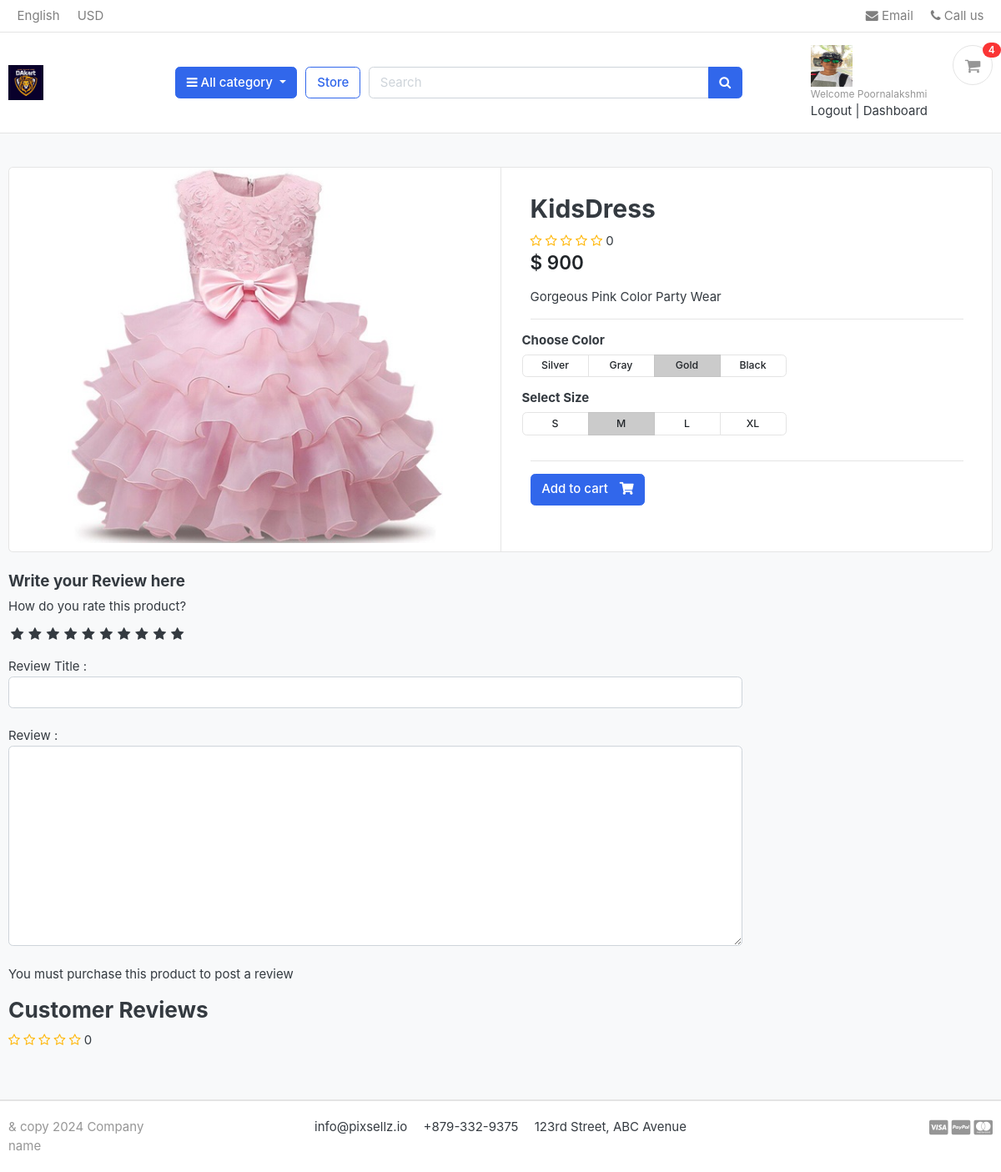
Page /Store/category/kidsdress/kidsdress (signed in) on the committed database.
### Accounts/models.py (models this page shows)
class UserProfile(models.Model):
    user            = models.OneToOneField(User,on_delete=models.CASCADE)
    address_line_1  = models.CharField(max_length=100, blank=True)
    address_line_2  = models.CharField(max_length=100, blank=True)
    profile_picture = models.ImageField(upload_to='userprofile', blank=True)
    city            = models.CharField(max_length=20, blank=True)
    state           = models.CharField(max_length=20, blank=True)
    country         = models.CharField(max_length=20, blank=True)

### Store/models.py (models this page shows)
class Product(models.Model):
    Product_Name   = models.CharField(max_length=200, unique=True)
    Slug           = models.SlugField(max_length=100, unique=True)
    Description    = models.TextField(max_length=500, blank=True)
    Price          = models.IntegerField()
    Images         = models.ImageField(upload_to="photos/Products", blank=True)
    Stock          = models.IntegerField()
    Category       = models.ForeignKey(Category,on_delete=models.CASCADE)
    Created_date   = models.DateField(auto_now_add=True)
    Modified_date  = models.DateField(auto_now_add=True)
    Is_available   = models.BooleanField(default=True)
    def __str__(self):
        return self.Product_Name
    def averageReview(self):
        reviews = ReviewRating.objects.filter(product=self, status=True).aggregate(average=Avg('rating'))
        avg = 0
        if reviews['average'] is not None:
            avg = float(reviews['average'])
        return avg
    def CountReview(self):
        reviews = ReviewRating.objects.filter(product=self, status=True).aggregate(count=Count('id'))
        count = 0
        if reviews['count'] is not None:
            count = int(reviews['count'])
        return count

### Store/views.py (the view)
# urls.py: path('category/<slug:category_url>/<slug:product_url>', views.Product_detail, name="product_details"),
def Product_detail(request, category_url, product_url,single_product=None):
    try:
        single_product = Product.objects.get(Category__Slug=category_url,Slug=product_url)
        print(single_product)
    except :
        pass
    reviews = ReviewRating.objects.filter(product_id = single_product.id, status=True)
    Order_product = OrderProduct.objects.filter(user__id = request.user.id, product_id=single_product.id).last()
    context = {
           'single_product' : single_product,
           'reviews'        : reviews,
           'Order_product'   : Order_product,
    }
    return render(request, 'product_detail.html', context)

### Carts/context_processors.py (called while the page is built)
def cartCounter(request):
    cart_count = 0
    try:
        if request.user.is_authenticated:
            cart_items = CartItem.objects.all().filter(user=request.user,is_active=True)
        else:
            cart = Cart.objects.get(Cart_Id = cart_id(request))
            cart_items = CartItem.objects.all().filter(cart=cart,is_active=True)
        for cart_item in cart_items:
            cart_count += cart_item.quantity
    except Cart.DoesNotExist:
        cart_count = 0
    return dict(count = cart_count)

### Category/context_processors.py (called while the page is built)
def Cat_links(request):
    links = Category.objects.all()
    return dict(links=links)

### Templates/product_detail.html (shortened to what this page needs)
{% extends 'Base.html' %}
{% load static %}
{% block content %}
<section class="section-content padding-y bg">
    <div class="container">
    <div class="card">
        <div class="row no-gutters">
            <aside class="col-md-6">
    <article class="gallery-wrap">
        <div class="img-big-wrap">
           <a href="#"><img src="{{ single_product.Images.url }}"></a>
        </div>
    </article>
            </aside>
            <main class="col-md-6 border-left">
    <article class="content-body">
    <h2 class="title">{{ single_product.Product_Name }}</h2>
    <div class="user-review">
      <span>
          <i class="fa fa-star{% if single_product.averageReview < 0.5 %}-o
          {% elif single_product.averageReview >= 0.5  and single_product.averageReview < 1 %}-half-o
          {% endif %}"></i>
          <i class="fa fa-star{% if single_product.averageReview < 1.5 %}-o
          {% elif single_product.averageReview >= 1.5  and single_product.averageReview < 2 %}-half-o
          {% endif %}"></i>
          <i class="fa fa-star{% if single_product.averageReview < 2.5 %}-o
          {% elif single_product.averageReview >= 2.5  and single_product.averageReview < 3 %}-half-o
          {% endif %}"></i>
          <i class="fa fa-star{% if single_product.averageReview < 3.5 %}-o
          {% elif single_product.averageReview >= 3.5  and single_product.averageReview < 4 %}-half-o
          {% endif %}"></i>
          <i class="fa fa-star{% if single_product.averageReview < 4.5 %}-o
          {% elif single_product.averageReview >= 4.5  and single_product.averageReview < 5 %}-half-o
          {% endif %}"></i>
        </span>
        <span> {{ single_product.CountReview }} </span>
    </div>
    <div class="mb-3">
        <var class="price h4"> $ {{ single_product.Price }}</var>
    </div>
    <p>{{ single_product.Description }}</p>
    <hr>
        <div class="row">
            <div class="item-option-select">
                <h6>Choose Color</h6>
                <div class="btn-group btn-group-sm btn-group-toggle" data-toggle="buttons">
                  <label class="btn btn-light">
                    <input type="radio" name="radio_color"> Silver
                  </label>
                  <label class="btn btn-light">
                    <input type="radio" name="radio_color" > Gray
                  </label>
                  <label class="btn btn-light active">
                    <input type="radio" name="radio_color checked"> Gold
                  </label>
                  <label class="btn btn-light">
                    <input type="radio" name="radio_color"> Black
                  </label>
                </div>
            </div>
        </div>
        <div class="row">
            <div class="item-option-select">
                <h6>Select Size</h6>
                <div class="btn-group btn-group-sm btn-group-toggle" data-toggle="buttons">
                  <label class="btn btn-light">
                    <input type="radio" name="radio_color"> S
                  </label>
                  <label class="btn btn-light active">
                    <input type="radio" name="radio_color" checked> M
                  </label>
                  <label class="btn btn-light">
                    <input type="radio" name="radio_color"> L
                  </label>
                  <label class="btn btn-light">
                    <input type="radio" name="radio_color"> XL
                  </label>
                </div>
            </div>
        </div>
        <hr>
        <a href="{% url 'addcart' single_product.id %}" class="btn  btn-primary"> <span class="text">Add to cart</span> <i class="fas fa-shopping-cart"></i>  </a>
    </article>
            </main>
        </div>
    </div>
    <br>
    <div class="row">
          <div class="col-md-9">
        <form action="{% url 'myrating' single_product.id %}" method="POST">
          <div>
            <h5> Write your Review here </h5>
            <label> How do you rate this product? </label>
            <br>
            <div class="rate">
              <label for = "rating10" title="5"></label>
              <label for = "rating9" title="4.5"></label>
              <label for = "rating8" title="4"></label>
              <label for = "rating7" title="3.5"></label>
              <label for = "rating6" title="3"></label>
              <label for = "rating5" title="2.5"></label>
              <label for = "rating4" title="2"></label>
              <label for = "rating3" title="1.5"></label>
              <label for = "rating2" title="1"></label>
              <label for = "rating1" title="0.5"></label>
            </div>
            <br>
            Review Title : <input type="text" required class="form-control" name="subject"><br>
            Review : <textarea rows = 10 required cols="20" class="form-control"></textarea><br>
            {% if user.is_authenticated %}
                    {% if order_product %}
                        <input type="submit" value="Submit Review" class="btn btn-primary">
                    {% else %}
                        <p> You must purchase this product to post a review </p>
                    {% endif %}
            {% else %}
               <p> You must be logged in to post a review</p><a href="{% url 'signin' %}" class="btn btn-primary">Login</a>
            {% endif %}
          </div>
        </form>
        <header class="section-heading">
          <h3>Customer Reviews </h3>
          <div class="user-review">
              <span>
                  <i class="fa fa-star{% if single_product.averageReview < 0.5 %}-o
                  {% elif single_product.averageReview >= 0.5  and single_product.averageReview < 1 %}-half-o
                  {% endif %}"></i>
                  <i class="fa fa-star{% if single_product.averageReview < 1.5 %}-o
                  {% elif single_product.averageReview >= 1.5  and single_product.averageReview < 2 %}-half-o
                  {% endif %}"></i>
                  <i class="fa fa-star{% if single_product.averageReview < 2.5 %}-o
                  {% elif single_product.averageReview >= 2.5  and single_product.averageReview < 3 %}-half-o
                  {% endif %}"></i>
                  <i class="fa fa-star{% if single_product.averageReview < 3.5 %}-o
                  {% elif single_product.averageReview >= 3.5  and single_product.averageReview < 4 %}-half-o
                  {% endif %}"></i>
                  <i class="fa fa-star{% if single_product.averageReview < 4.5 %}-o
                  {% elif single_product.averageReview >= 4.5  and single_product.averageReview < 5 %}-half-o
                  {% endif %}"></i>
              </span>
              <span> {{ single_product.CountReview }} </span>
          </div>
      </header>
      </div>
    </div>
    </div>
    </section>
{% endblock %}

### Templates/Includes/Header.html (shortened to what this page needs)
{% load static %}
<header class="section-header">
	<nav class="navbar p-md-0 navbar-expand-sm navbar-light border-bottom">
	<div class="container">
	  <div class="collapse navbar-collapse" id="navbarTop4">
		<ul class="navbar-nav mr-auto">
			<li class="nav-item dropdown">
				 <a href="#" class="nav-link">   English </a>
			</li>
			<li class="nav-item dropdown">
				<a href="#" class="nav-link"> USD </a>
			</li>
		</ul>
		<ul class="navbar-nav">
			<li><a href="#" class="nav-link"> <i class="fa fa-envelope"></i> Email </a></li>
			<li><a href="#" class="nav-link"> <i class="fa fa-phone"></i> Call us </a></li>
		</ul>
	  </div>
	</div>
	</nav>
	<section class="header-main border-bottom">
		<div class="container">
	<div class="row align-items-center">
		<div class="col-lg-2 col-md-3 col-6">
			<a href="./" class="brand-wrap">
				<img class="logo" src="{% static './images/logo.png' %}">
			</a>
		</div>
		<div class="col-lg col-sm col-md col-6 flex-grow-0">
			<div class="category-wrap dropdown d-inline-block float-right">
				<button type="button" class="btn btn-primary dropdown-toggle" data-toggle="dropdown">
					<i class="fa fa-bars"></i> All category
				</button>
			</div>
		</div>
		<a href="{% url 'Store' %}" class="btn btn-outline-primary">Store</a>
		<div class="col-lg  col-md-6 col-sm-12 col">
			<form action="{% url 'search' %}" class="search">
				<div class="input-group w-100">
					<input type="text" class="form-control" style="width:60%;" placeholder="Search" name="keyword">
					<div class="input-group-append">
					  <button class="btn btn-primary" type="submit">
						<i class="fa fa-search"></i>
					  </button>
					</div>
				</div>
			</form>
		</div>
		<div class="col-lg-3 col-sm-6 col-8 order-2 order-lg-3">
					<div class="d-flex justify-content-end mb-3 mb-lg-0">
						{% if user.id is not None %}
						<div class="widget-header">
							<img src="{{ user.userprofile.profile_picture.url }}" width="50" height="50">
							<small class="title text-muted">Welcome {{ user.first_name }}</small>
							<div>
								<a href="{% url 'logout' %}">Logout</a> <span class="dark-transp"> | </span>
								<a href="{% url 'dashboard' %}">Dashboard </a>
							</div>
						</div>
						{% endif %}
						<a href="./cart.html" class="widget-header pl-3 ml-3">
							<div class="icon icon-sm rounded-circle border"><i class="fa fa-shopping-cart"></i></div>
							<span class="badge badge-pill badge-danger notify">{{ count }}</span>
						</a>
					</div>
				</div>
	</div>
		</div>
	</section>
	</header>

### static/css/ui.css (style rules this page uses)
html { font-family: "Inter", sans-serif; font-size: 15px; }
.content-body { flex: 1 1 auto; padding: 2rem 2.3rem; }
.icon-xs, .icon-sm, .icon-md, .icon-lg { display: inline-block; text-align: center; flex-shrink: 0; flex-grow: 0; }
.icon-sm { width: 48px; height: 48px; line-height: 48px !important; font-size: 20px; }
.padding-y { padding-top: 40px; padding-bottom: 40px; }
var { font-style: normal; }
article:after, .form-group:after { display: block; clear: both; content: ""; }
.bg { background-color: #f8f9fa; }
.section-heading { margin-bottom: 20px; margin-top: 15px; }
p:last-child { margin-bottom: 0; }
.header-main { position: relative; padding-top: 1rem; padding-bottom: 1rem; }
.brand-wrap .logo, .navbar-brand .logo { margin-right: 7px; max-height: 42px; display: inline-block; }
.widget-header { display: inline-block; vertical-align: middle; position: relative; }
.widget-header a { color: #343a40; }
.widget-header i { color: #969696; }
.widget-header .title { display: block; }
.widget-header .notify { position: absolute; top: -3px; right: -10px; }
.btn-light { background-color: #fff; border-color: #e4e4e4; }
.btn .text + i { margin-left: 10px; }
.notify { position: absolute; top: -4px; right: -10px; display: inline-block; padding: 0.25em 0.6em; font-size: 12px; line-height: 1; text-align: center; border-radius: 3rem; color: #fff; background-color: #fa3434; }
.price { font-weight: 600; color: #212529; }
.gallery-wrap .img-big-wrap { margin-bottom: 10px; border-radius: 0.37rem; overflow: hidden; background-color: #fff; }
.gallery-wrap .img-big-wrap a { text-align: center; display: block; }
.gallery-wrap .img-big-wrap img { height: 450px; width: auto; display: inline-block; }
.item-option-select { margin-bottom: 1rem; display: inline-block; margin-right: 15px; }
.item-option-select .btn { min-width: 80px; }

### static/css/custom.css (style rules this page uses)
.rate { display: inline-block; }
.rate > label { float:right }
.rate > label:before { display: inline-block; font-size:1.1rem; font-family:FontAwesome; content:"\f005"; margin:0; padding:0.3rem .2rem; cursor:pointer; }
.user-review i { color:#ffb503 }

### rows in the picture
Product: Images (picture), Product_Name "KidsDress", CountReview "0", Price "900", Description "Gorgeous Pink Color Party Wear"

### other values in the picture
{{ user.first_name }} "Poornalakshmi"
{{ count }} "4"
